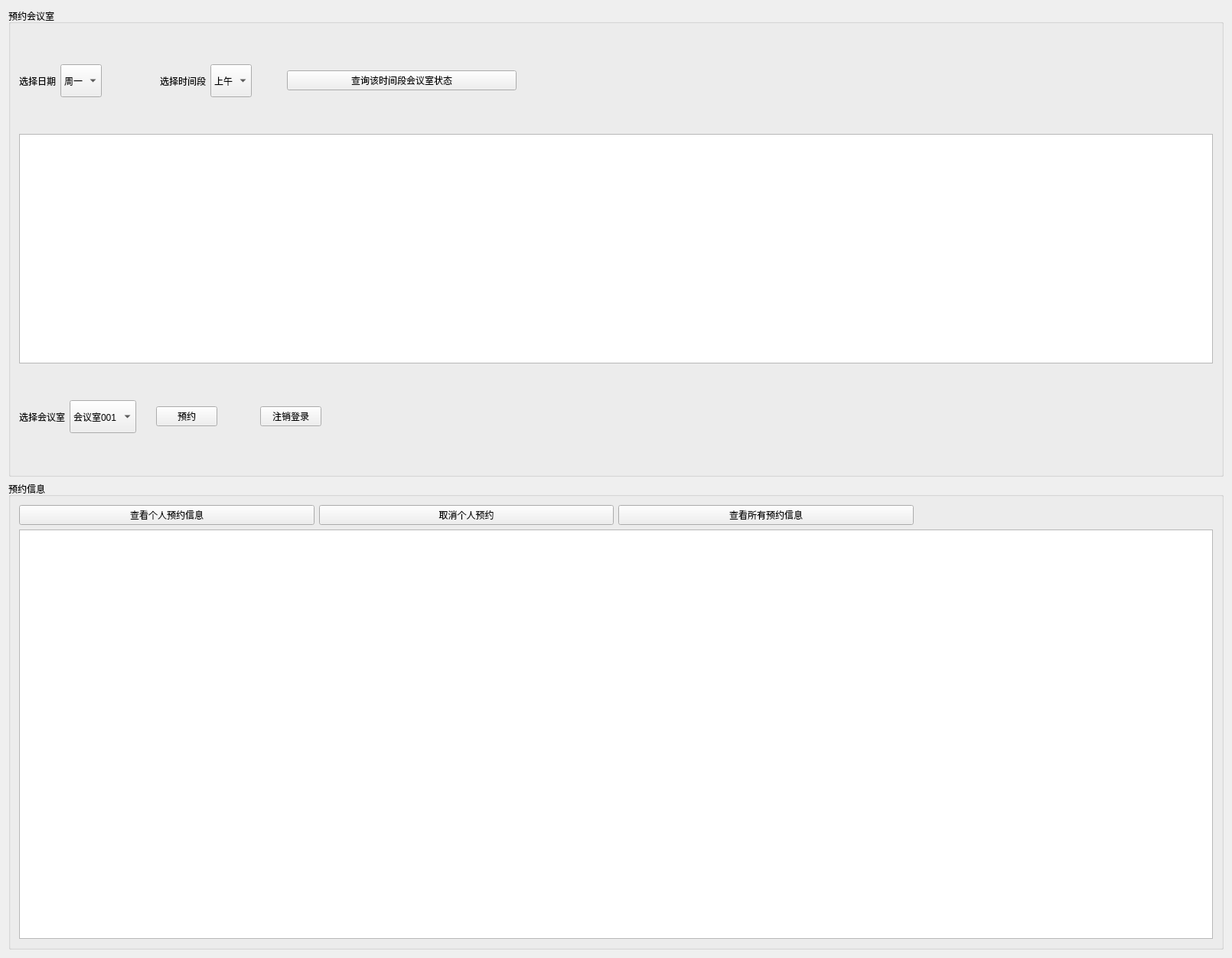
<?xml version="1.0" encoding="UTF-8"?>
<ui version="4.0">
 <class>KCoderWidget</class>
 <widget class="QWidget" name="KCoderWidget">
  <property name="geometry">
   <rect>
    <x>0</x>
    <y>0</y>
    <width>1610</width>
    <height>1252</height>
   </rect>
  </property>
  <property name="windowTitle">
   <string>预约会议室</string>
  </property>
  <property name="windowIcon">
   <iconset resource="kroomreserve.qrc">
    <normaloff>:/images/logo.png</normaloff>:/images/logo.png</iconset>
  </property>
  <property name="styleSheet">
   <string notr="true">QWidget#CoderWidget
{
	background-color: rgb(215, 233, 233);
}</string>
  </property>
  <layout class="QVBoxLayout" name="verticalLayout">
   <item>
    <widget class="QGroupBox" name="groupBox">
     <property name="minimumSize">
      <size>
       <width>0</width>
       <height>541</height>
      </size>
     </property>
     <property name="title">
      <string>预约会议室</string>
     </property>
     <layout class="QVBoxLayout" name="verticalLayout_2">
      <item>
       <layout class="QHBoxLayout" name="horizontalLayout">
        <item>
         <widget class="QLabel" name="label_2">
          <property name="text">
           <string>选择日期</string>
          </property>
         </widget>
        </item>
        <item>
         <widget class="QComboBox" name="weekDate">
          <property name="minimumSize">
           <size>
            <width>0</width>
            <height>43</height>
           </size>
          </property>
          <item>
           <property name="text">
            <string>周一</string>
           </property>
          </item>
          <item>
           <property name="text">
            <string>周二</string>
           </property>
          </item>
          <item>
           <property name="text">
            <string>周三</string>
           </property>
          </item>
          <item>
           <property name="text">
            <string>周四</string>
           </property>
          </item>
          <item>
           <property name="text">
            <string>周五</string>
           </property>
          </item>
         </widget>
        </item>
        <item>
         <spacer name="horizontalSpacer">
          <property name="orientation">
           <enum>Qt::Horizontal</enum>
          </property>
          <property name="sizeType">
           <enum>QSizePolicy::Fixed</enum>
          </property>
          <property name="sizeHint" stdset="0">
           <size>
            <width>70</width>
            <height>20</height>
           </size>
          </property>
         </spacer>
        </item>
        <item>
         <widget class="QLabel" name="label_3">
          <property name="text">
           <string>选择时间段</string>
          </property>
         </widget>
        </item>
        <item>
         <widget class="QComboBox" name="dayDate">
          <property name="minimumSize">
           <size>
            <width>0</width>
            <height>43</height>
           </size>
          </property>
          <item>
           <property name="text">
            <string>上午</string>
           </property>
          </item>
          <item>
           <property name="text">
            <string>下午</string>
           </property>
          </item>
         </widget>
        </item>
        <item>
         <spacer name="horizontalSpacer_2">
          <property name="orientation">
           <enum>Qt::Horizontal</enum>
          </property>
          <property name="sizeType">
           <enum>QSizePolicy::Fixed</enum>
          </property>
          <property name="sizeHint" stdset="0">
           <size>
            <width>40</width>
            <height>20</height>
           </size>
          </property>
         </spacer>
        </item>
        <item>
         <widget class="QPushButton" name="searchRooms">
          <property name="minimumSize">
           <size>
            <width>300</width>
            <height>0</height>
           </size>
          </property>
          <property name="text">
           <string>查询该时间段会议室状态</string>
          </property>
         </widget>
        </item>
        <item>
         <spacer name="horizontalSpacer_5">
          <property name="orientation">
           <enum>Qt::Horizontal</enum>
          </property>
          <property name="sizeHint" stdset="0">
           <size>
            <width>40</width>
            <height>20</height>
           </size>
          </property>
         </spacer>
        </item>
       </layout>
      </item>
      <item>
       <widget class="QTextBrowser" name="rooms">
        <property name="minimumSize">
         <size>
          <width>0</width>
          <height>300</height>
         </size>
        </property>
        <property name="maximumSize">
         <size>
          <width>16777215</width>
          <height>300</height>
         </size>
        </property>
       </widget>
      </item>
      <item>
       <layout class="QHBoxLayout" name="horizontalLayout_2">
        <item>
         <widget class="QLabel" name="label_4">
          <property name="text">
           <string>选择会议室</string>
          </property>
         </widget>
        </item>
        <item>
         <widget class="QComboBox" name="comboBoxRooms">
          <property name="minimumSize">
           <size>
            <width>0</width>
            <height>43</height>
           </size>
          </property>
          <item>
           <property name="text">
            <string>会议室001</string>
           </property>
          </item>
          <item>
           <property name="text">
            <string>会议室002</string>
           </property>
          </item>
          <item>
           <property name="text">
            <string>会议室003</string>
           </property>
          </item>
          <item>
           <property name="text">
            <string>会议室004</string>
           </property>
          </item>
          <item>
           <property name="text">
            <string>会议室005</string>
           </property>
          </item>
          <item>
           <property name="text">
            <string>会议室006</string>
           </property>
          </item>
         </widget>
        </item>
        <item>
         <spacer name="horizontalSpacer_4">
          <property name="orientation">
           <enum>Qt::Horizontal</enum>
          </property>
          <property name="sizeType">
           <enum>QSizePolicy::Fixed</enum>
          </property>
          <property name="sizeHint" stdset="0">
           <size>
            <width>20</width>
            <height>20</height>
           </size>
          </property>
         </spacer>
        </item>
        <item>
         <widget class="QPushButton" name="reserveRoom">
          <property name="text">
           <string>预约</string>
          </property>
         </widget>
        </item>
        <item>
         <spacer name="horizontalSpacer_6">
          <property name="orientation">
           <enum>Qt::Horizontal</enum>
          </property>
          <property name="sizeType">
           <enum>QSizePolicy::Fixed</enum>
          </property>
          <property name="sizeHint" stdset="0">
           <size>
            <width>50</width>
            <height>20</height>
           </size>
          </property>
         </spacer>
        </item>
        <item>
         <widget class="QPushButton" name="logout">
          <property name="text">
           <string>注销登录</string>
          </property>
         </widget>
        </item>
        <item>
         <spacer name="horizontalSpacer_3">
          <property name="orientation">
           <enum>Qt::Horizontal</enum>
          </property>
          <property name="sizeHint" stdset="0">
           <size>
            <width>40</width>
            <height>20</height>
           </size>
          </property>
         </spacer>
        </item>
       </layout>
      </item>
     </layout>
    </widget>
   </item>
   <item>
    <widget class="QGroupBox" name="groupBox_2">
     <property name="title">
      <string>预约信息</string>
     </property>
     <layout class="QGridLayout" name="gridLayout">
      <item row="1" column="0" colspan="4">
       <widget class="QTextBrowser" name="reserveResult"/>
      </item>
      <item row="0" column="0">
       <widget class="QPushButton" name="showPersonalReserve">
        <property name="text">
         <string>查看个人预约信息</string>
        </property>
       </widget>
      </item>
      <item row="0" column="2">
       <widget class="QPushButton" name="showAllReserve">
        <property name="text">
         <string>查看所有预约信息</string>
        </property>
       </widget>
      </item>
      <item row="0" column="1">
       <widget class="QPushButton" name="concealReserve">
        <property name="text">
         <string>取消个人预约</string>
        </property>
       </widget>
      </item>
     </layout>
    </widget>
   </item>
  </layout>
 </widget>
 <layoutdefault spacing="6" margin="11"/>
 <resources>
  <include location="kroomreserve.qrc"/>
 </resources>
 <connections/>
</ui>
